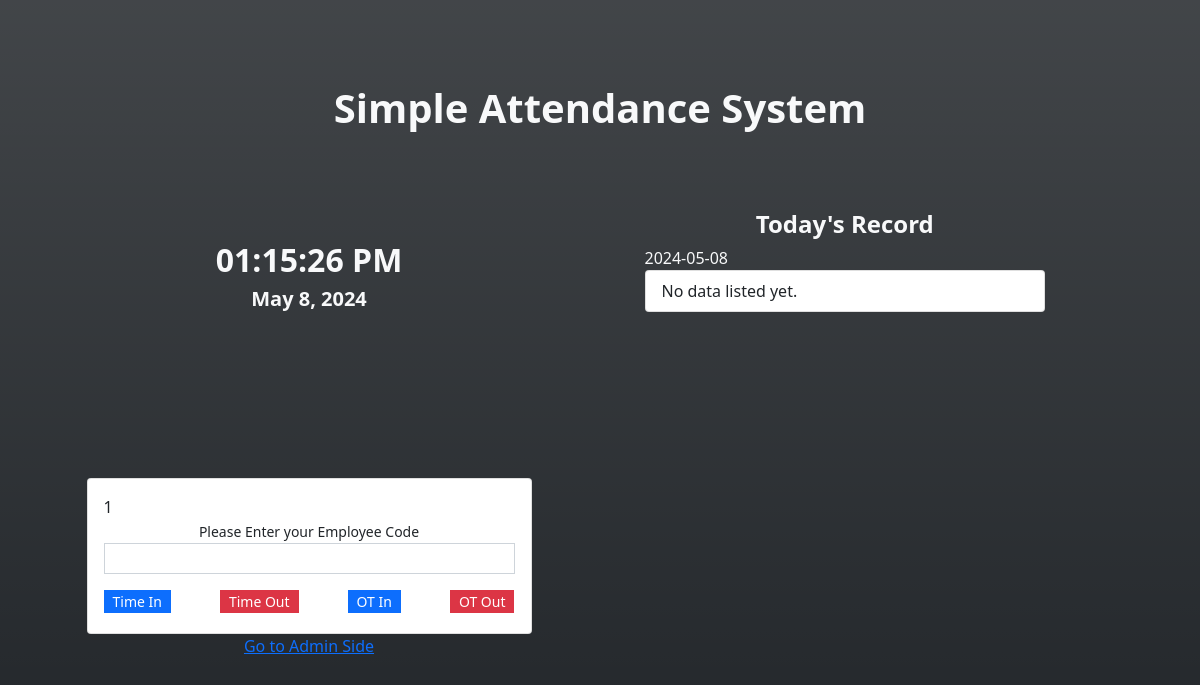
The app's page /attendance.php (signed in), older data.
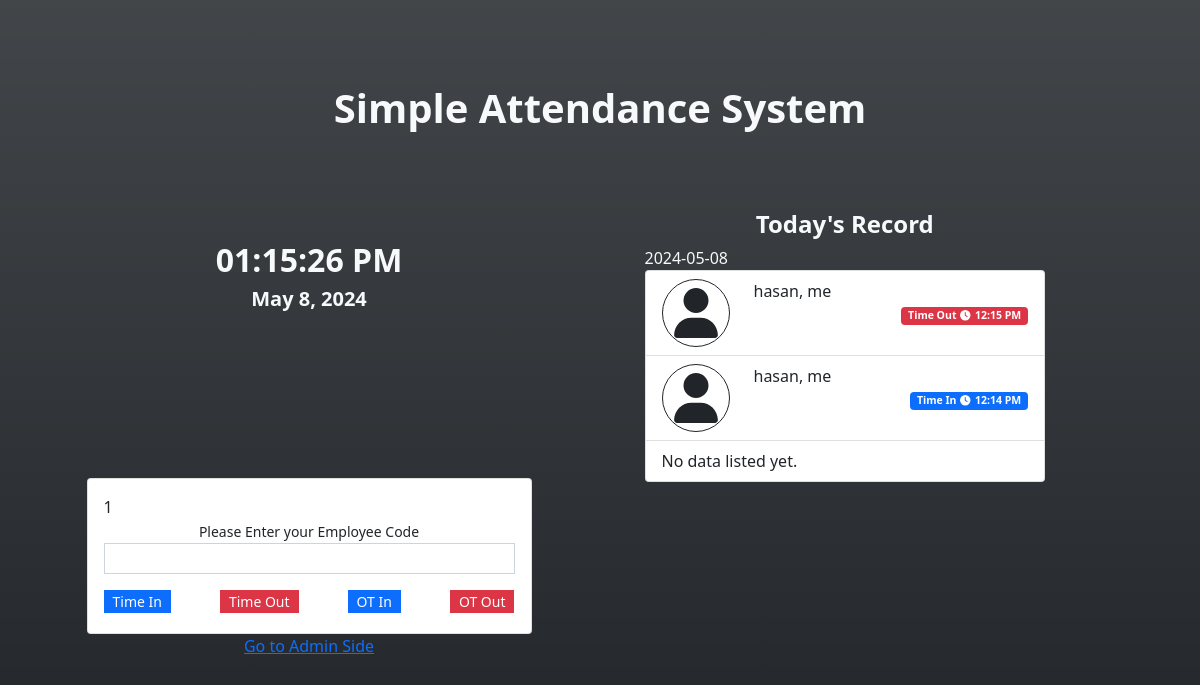
The same page, newer data.
### tables this page shows
CREATE TABLE att_type_list (
            `att_type_id` INTEGER NOT NULL PRIMARY KEY AUTOINCREMENT,
            `name` TEXT NOT NULL,
            `status` INTEGER NOT NULL DEFAULT 1,
            `date_created` TIMESTAMP DEFAULT CURRENT_TIMESTAMP
        );

CREATE TABLE attendance_list (
            `attendance_id` INTEGER NOT NULL PRIMARY KEY AUTOINCREMENT,
            `employee_id` TEXT NOT NULL,
            `att_type_id` TEXT NOT NULL,
            `date_created` TIMESTAMP DEFAULT CURRENT_TIMESTAMP,
            `date_updated` TIMESTAMP NULL,
            FOREIGN KEY(`employee_id`) REFERENCES `employee_list`(`employee_id`) ON DELETE CASCADE,
            FOREIGN KEY(`att_type_id`) REFERENCES `att_type_list`(`att_type_id`) ON DELETE CASCADE
        );

### attendance.php (the view, shortened to what the changed rows need)
<?php
require_once('DBConnection.php');
?>
<!DOCTYPE html>
<html lang="en">
<head>
    <link rel="stylesheet" href="Font-Awesome-master/css/all.min.css">
    <link rel="stylesheet" href="css/bootstrap.min.css">
    <link rel="stylesheet" href="DataTables/datatables.min.css">
</head>
<body>
    <main class="bg-dark bg-gradient text-light">
    <div class="container py-3 d-flex flex-column " id="page-container">
        <div class="w-100 h-25 d-flex  align-items-center">
            <h2 class="text-center w-100 fs-1"><b>Simple Attendance System</b></h2>
        </div>
        <div class="w-100 row flex-grow-1">
            <div class="col-md-6 d-flex flex-column align-items-center h-100">
                <div class="w-100 h-25 d-flex align-items-center">
                    <div class="w-100">
                        <h2 class="text-center"><b><span id="time_display"><?php echo date("h:i A") ?></span></b></h2>
                    </div>
                </div>
                <div class="w-100 h-75 d-flex align-items-center">
                    <div class="w-100">
                        <div class="card text-dark col-sm-10 offset-sm-1 align-middle h-auto">
                            <div class="card-body">
                                <div class="form-group d-flex justify-content-between mt-3 mb-1">
                                    <?php
                                    $qry = $conn->query("SELECT * FROM `att_type_list` order by att_type_id asc");
                                    while($row= $qry->fetchArray()):
                                        $bg = 'primary';
                                        if(in_array($row['att_type_id'],array(2,4)))
                                        $bg = 'danger';
                                    ?>
                                    <button class="att_btn btn btn-sm btn-<?php echo $bg ?> rounded-0 py-0" type="button" data-id="<?php echo $row['att_type_id'] ?>"><?php echo $row['name'] ?></button>
                                    <?php endwhile; ?>
                                </div>
                            </div>
                        </div>
                    </div>
                </div>
            </div>
            <div class="col-md-6 h-100 d-flex align-items-center">
                <div class="w-100">
                    <div class="col-sm-9 offset-sm-1">
                        <div class="overflow-auto" style="height:67vh">
                            <ul class="list-group">
                                <?php
                                $today = date("Y-m-d");
                                $att_qry = $conn->query("SELECT a.*,t.name as tname,(e.lastname || ', ' || e.firstname || ' ' || e.middlename) as `fullname` FROM `attendance_list` a inner join employee_list e on a.employee_id = e.employee_id inner join att_type_list t on a.att_type_id = t.att_type_id where date(a.date_created) = '".$today."' ORDER BY strftime('%s', a.date_created) desc");
                                while($row = $att_qry->fetchArray()):
                                    $bg = "primary";
                                    if(in_array($row['att_type_id'],array(2,4)))
                                    $bg = "danger";
                                ?>
                                <li class="list-group-item att-item" data-id="<?php echo $row['attendance_id'] ?>">
                                <div class="row row-cols-2">
                                    <div class="col-auto d-flex align-items-center"><span class="fa border border-dark p-2 fa-user rounded-circle" style="width:50px !important;height:50px !important" ></span></div>
                                    <div class="col-auto flex-grow-1 d-flex flex-column">
                                        <div class="w-100">
                                            <?php echo $row['fullname'] ?>
                                        </div>
                                        <div class='w-100 d-flex justify-content-end'>
                                            <small><span class="badge bg-<?php echo $bg ?>"><?php echo $row['tname'] ?><i class="fa fa-clock mx-1"></i><?php echo date("h:i A",strtotime($row['date_created'])) ?></span></small>
                                        </div>
                                    </div>
                                </div>
                                </li>
                                <?php endwhile; ?>
                            </ul>
                        </div>
                    </div>
                </div>
            </div>
        </div>
    </div>
    </main>
</body>
</html>

Row changes from the older to the newer data that the page shows:
added attendance_list: fullname "hasan, me", att_type.name "Time Out", date_created "12:15 PM"
added attendance_list: fullname "hasan, me", att_type.name "Time In", date_created "12:14 PM"
